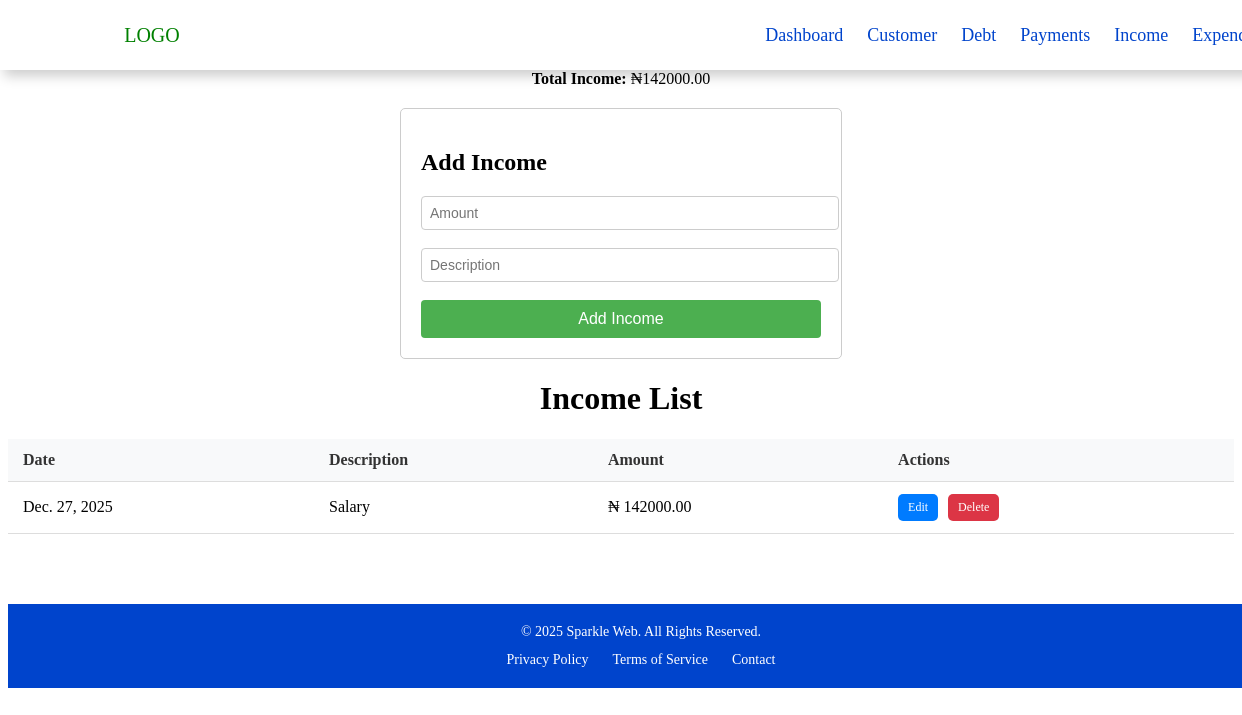
Screenshot of /income/ (signed in) with the database file from the repository.
### debtapp/models.py (models this page shows, shortened)
class Income(models.Model):
    user = models.ForeignKey(User, on_delete=models.CASCADE)
    amount = models.DecimalField(max_digits=10, decimal_places=2)
    description = models.CharField(max_length=255, blank=True)
    date = models.DateField(auto_now_add=True)

### debtapp/views.py (the view, shortened to what this page needs)
# urls.py: path("income/", views.income_view, name="income"),
def income_view(request):
    today = timezone.now()
    month = today.month
    year = today.year
    incomes = Income.objects.filter(
        user=request.user,
        date__month=month,
        date__year=year
    )
    total_income = sum(i.amount for i in incomes)
    return render(request, "tables/income.html", {
        "incomes": incomes,
        "total_income": total_income,
    })

### debtapp/templates/tables/income.html (shortened to what this page needs)
{% extends 'base.html'%} {% block content%}
<div class="container">
  <p class="str"><strong>Total Income:</strong> &#8358;{{ total_income }}</p>
  <form method="post">
    <h2>Add Income</h2>
    <input
      type="number"
      step="0.01"
      name="amount"
      placeholder="Amount"
      required
    />
    <br /><br />
    <input type="text" name="description" placeholder="Description" />
    <br /><br />
    <button type="submit">Add Income</button>
  </form>
  <h1>Income List</h1>
  <div class="d-none d-lg-block">
    <table class="table table-bordered">
      <tr>
        <th>Date</th>
        <th>Description</th>
        <th>Amount</th>
        <th>Actions</th>
      </tr>
      {% for income in incomes %}
      <tr>
        <td>{{ income.date }}</td>
        <td>{{ income.description }}</td>
        <td>&#8358; {{ income.amount }}</td>
        <td>
          <a href="{% url 'update_income' income.id %}" class="btn btn-blue"
            >Edit</a
          >
          <a href="{% url 'delete' income.id %}" class="btn btn-red">Delete</a>
        </td>
      </tr>
      {% empty %}
      <tr>
        <td colspan="4">No income records this month</td>
      </tr>
      {% endfor %}
    </table>
  </div>
</div>
{% endblock content %}

### debtapp/static/css/style.css (style rules this page uses)
.str { text-align: center; }
.container { width: 100%; margin: 70px auto; }
.container h1 { text-align: center; }
form { max-width: 400px; margin: 20px auto; padding: 20px; border: 1px solid #ccc; border-radius: 5px; }
form input { width: 100%; padding: 8px; font-size: 14px; border: 1px solid #ccc; border-radius: 4px; }
form button { width: 100%; padding: 10px; background-color: #4CAF50; color: white; border: none; border-radius: 4px; font-size: 16px; }
table { width: 100%; margin-top: 20px; }
th, td { text-align: left; padding: 8px; }
th { background-color: #f2f2f2; }
.btn { padding: 6px 10px; text-decoration: none; color: white; border-radius: 5px; margin-right: 6px; font-size: 12px; display: inline-block; }
.btn-blue { background-color: #007bff; }
.btn-red { background-color: #dc3545; }
.table { width: 100%; border-collapse: collapse; }
.table th, .table td { padding: 12px 15px; text-align: left; vertical-align: middle; }
.table th { background-color: #f8f9fa; color: #333; font-weight: bold; }
.table tbody tr { border-bottom: 1px solid #ddd; }
@media (min-width: 768px) { .d-none.d-lg-block { display: block; } }
@media (min-width: 768px) { .table { max-width: 100%; } }

### rows the page displays
Income: date "Dec. 27, 2025", description "Salary", amount "142000.00"

### other values shown
{{ total_income }} "142000.00"
